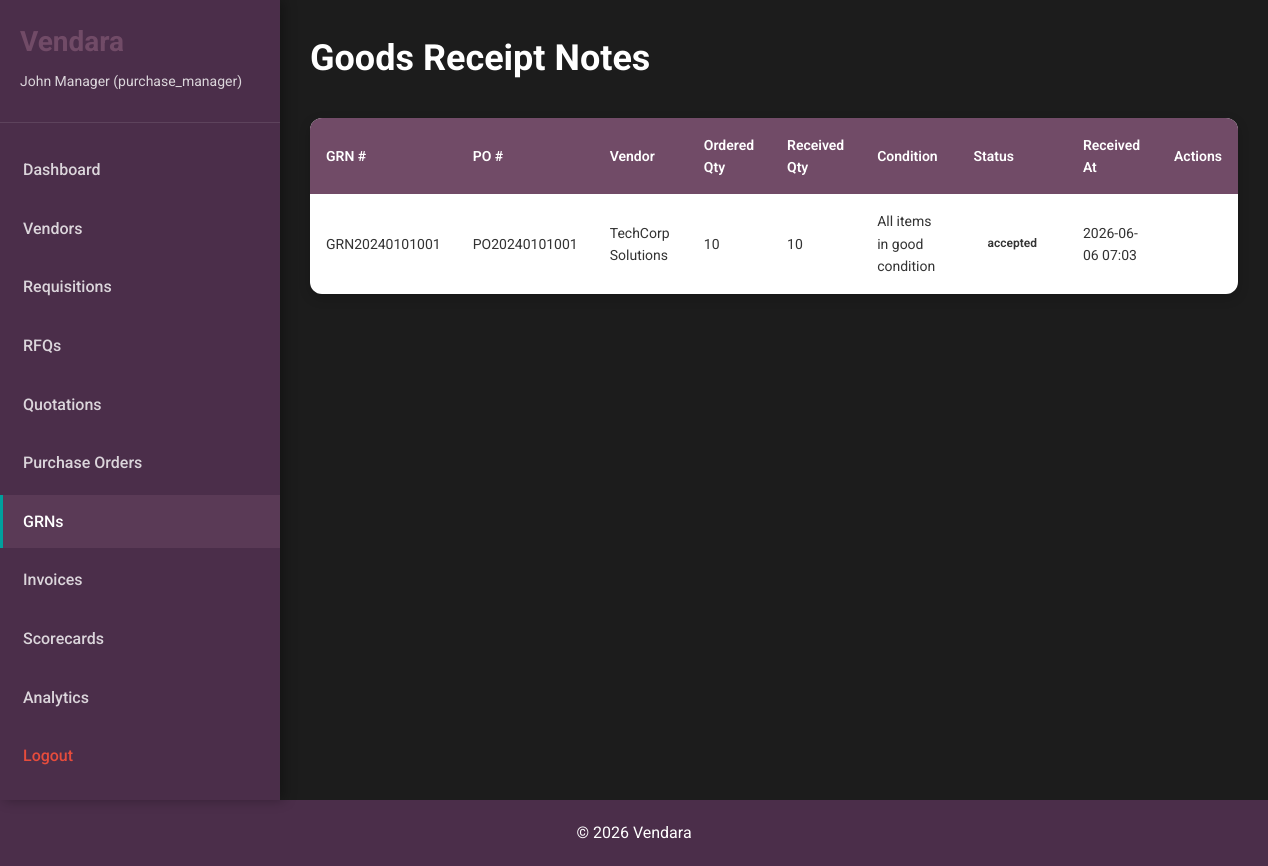
The app's page /grns (signed in) with its own data.
### app.py (models this page shows)
class GRN(db.Model):
    __tablename__ = 'grns'
    id = db.Column(db.Integer, primary_key=True)
    grn_number = db.Column(db.String(50), unique=True, nullable=False)
    po_id = db.Column(db.Integer, db.ForeignKey('purchase_orders.id'), nullable=False)
    received_quantity = db.Column(db.Integer, nullable=False)
    ordered_quantity = db.Column(db.Integer, nullable=False)
    condition_check = db.Column(db.Text)
    status = db.Column(db.String(20), default='pending')
    received_by = db.Column(db.Integer, db.ForeignKey('users.id'), nullable=False)
    received_at = db.Column(db.DateTime, default=datetime.utcnow)
    remarks = db.Column(db.Text)
    po = db.relationship('PurchaseOrder', backref='grns')
    receiver = db.relationship('User', backref='received_grns')

class PurchaseOrder(db.Model):
    __tablename__ = 'purchase_orders'
    id = db.Column(db.Integer, primary_key=True)
    po_number = db.Column(db.String(50), unique=True, nullable=False)
    quotation_id = db.Column(db.Integer, db.ForeignKey('quotations.id'), nullable=False)
    vendor_id = db.Column(db.Integer, db.ForeignKey('vendors.id'), nullable=False)
    item_name = db.Column(db.String(200), nullable=False)
    quantity = db.Column(db.Integer, nullable=False)
    unit = db.Column(db.String(20), nullable=False)
    unit_price = db.Column(db.Float, nullable=False)
    total_amount = db.Column(db.Float, nullable=False)
    gst_amount = db.Column(db.Float, nullable=False)
    grand_total = db.Column(db.Float, nullable=False)
    delivery_date = db.Column(db.Date, nullable=False)
    payment_terms = db.Column(db.Text)
    status = db.Column(db.String(20), default='pending')
    created_by = db.Column(db.Integer, db.ForeignKey('users.id'), nullable=False)
    created_at = db.Column(db.DateTime, default=datetime.utcnow)
    quotation = db.relationship('Quotation', backref='purchase_orders')
    vendor = db.relationship('Vendor', backref='purchase_orders')
    creator = db.relationship('User', backref='created_pos')

class Vendor(db.Model):
    __tablename__ = 'vendors'
    id = db.Column(db.Integer, primary_key=True)
    vendor_id = db.Column(db.String(50), unique=True, nullable=False)
    company_name = db.Column(db.String(200), nullable=False)
    gst_number = db.Column(db.String(20), nullable=False)
    category = db.Column(db.String(100), nullable=False)
    contact_person = db.Column(db.String(100), nullable=False)
    email = db.Column(db.String(100), nullable=False)
    phone = db.Column(db.String(20), nullable=False)
    address = db.Column(db.Text)
    bank_name = db.Column(db.String(100))
    bank_account = db.Column(db.String(50))
    ifsc_code = db.Column(db.String(20))
    documents = db.Column(db.Text)
    status = db.Column(db.String(20), default='pending')
    approved_by = db.Column(db.Integer, db.ForeignKey('users.id'))
    approved_at = db.Column(db.DateTime)
    created_at = db.Column(db.DateTime, default=datetime.utcnow)
    approver = db.relationship('User', backref='approved_vendors')

### app.py (the view)
@app.route('/grns')
@login_required
def grns():
    grns = GRN.query.order_by(GRN.received_at.desc()).all()
    return render_template('grns.html', grns=grns, action='view')

### app.py (called while the page is built)
def is_logged_in():
    return 'user_id' in session

def login_required(f):
    from functools import wraps
    @wraps(f)
    def decorated_function(*args, **kwargs):
        if not is_logged_in():
            flash('Please login to access this page.', 'warning')
            return redirect(url_for('login'))
        return f(*args, **kwargs)
    return decorated_function

### templates/grns.html (shortened to what this page needs)
{% extends "base.html" %}
{% block content %}
<div class="dashboard-container">
    <aside class="sidebar">
        <div class="sidebar-header">
            <h2>Vendara</h2>
            <p>{{ session.user_name }} ({{ session.user_role }})</p>
        </div>
        <nav class="sidebar-nav">
            <ul>
                <li>
                    <a href="{{ url_for('dashboard') }}">Dashboard</a>
                </li>
                <li>
                    <a href="{{ url_for('vendors') }}">Vendors</a>
                </li>
                <li>
                    <a href="{{ url_for('requisitions') }}">Requisitions</a>
                </li>
                <li>
                    <a href="{{ url_for('rfqs') }}">RFQs</a>
                </li>
                <li>
                    <a href="{{ url_for('quotations') }}">Quotations</a>
                </li>
                <li>
                    <a href="{{ url_for('purchase_orders') }}">Purchase Orders</a>
                </li>
                <li class="active">
                    <a href="{{ url_for('grns') }}">GRNs</a>
                </li>
                <li>
                    <a href="{{ url_for('invoices') }}">Invoices</a>
                </li>
                <li>
                    <a href="{{ url_for('scorecards') }}">Scorecards</a>
                </li>
                <li>
                    <a href="{{ url_for('analytics') }}">Analytics</a>
                </li>
                <li>
                    <a href="{{ url_for('logout') }}" class="logout">Logout</a>
                </li>
            </ul>
        </nav>
    </aside>
    <main class="main-content">
        <div class="content-header">
            <h1>Goods Receipt Notes</h1>
        </div>
        <div class="table-container">
            <table class="table">
                <thead>
                    <tr>
                        <th>GRN #</th>
                        <th>PO #</th>
                        <th>Vendor</th>
                        <th>Ordered Qty</th>
                        <th>Received Qty</th>
                        <th>Condition</th>
                        <th>Status</th>
                        <th>Received At</th>
                        <th>Actions</th>
                    </tr>
                </thead>
                <tbody>
                    {% if grns %}
                        {% for grn in grns %}
                        <tr>
                            <td>{{ grn.grn_number }}</td>
                            <td>{{ grn.po.po_number }}</td>
                            <td>{{ grn.po.vendor.company_name }}</td>
                            <td>{{ grn.ordered_quantity }}</td>
                            <td>{{ grn.received_quantity }}</td>
                            <td>{{ grn.condition_check if grn.condition_check else '-' }}</td>
                            <td>
                                <span class="status status-{{ grn.status }}">{{ grn.status }}</span>
                            </td>
                            <td>{{ grn.received_at.strftime('%Y-%m-%d %H:%M') }}</td>
                            <td>
                            </td>
                        </tr>
                        {% endfor %}
                    {% else %}
                        <tr>
                            <td colspan="9" class="no-data">No GRNs found</td>
                        </tr>
                    {% endif %}
                </tbody>
            </table>
        </div>
    </main>
</div>
{% endblock %}

### static/style.css (style rules this page uses)
* { margin: 0; padding: 0; box-sizing: border-box; }
body { font-family: 'Roboto', 'Segoe UI', Tahoma, Geneva, Verdana, sans-serif; background-color: #1C1C1C; color: #FFFFFF; line-height: 1.6; }
.dashboard-container { display: flex; min-height: 100vh; }
.sidebar { width: 280px; background: #4B2E4A; color: white; padding: 20px 0; position: fixed; height: 100vh; overflow-y: auto; box-shadow: 4px 0 12px rgba(0,0,0,0.3); }
.sidebar-header { padding: 0 20px 30px; border-bottom: 1px solid rgba(255,255,255,0.1); }
.sidebar-header h2 { font-size: 28px; margin-bottom: 5px; font-weight: 700; color: #714B67; }
.sidebar-header p { font-size: 14px; opacity: 0.8; }
.sidebar-nav ul { list-style: none; padding: 20px 0; }
.sidebar-nav ul li { margin-bottom: 5px; }
.sidebar-nav ul li a { display: block; padding: 14px 20px; color: rgba(255,255,255,0.8); text-decoration: none; transition: all 0.3s; border-left: 3px solid transparent; font-weight: 500; }
.sidebar-nav ul li.active a { background: rgba(113, 75, 103, 0.4); color: white; border-left-color: #00A09D; }
.sidebar-nav ul li a.logout { color: #E74C3C; }
.main-content { flex: 1; margin-left: 280px; padding: 30px; background: #1C1C1C; }
.content-header { display: flex; justify-content: space-between; align-items: center; margin-bottom: 30px; }
.content-header h1 { color: #FFFFFF; font-size: 36px; font-weight: 700; }
.table-container { background: #FFFFFF; border-radius: 12px; box-shadow: 0 4px 12px rgba(0,0,0,0.2); overflow-x: auto; }
.table { width: 100%; border-collapse: collapse; }
.table thead { background: #714B67; color: white; }
.table thead th { padding: 16px; text-align: left; font-weight: 600; font-size: 14px; }
.table tbody tr { border-bottom: 1px solid #E0E0E0; }
.table tbody td { padding: 16px; font-size: 14px; color: #333; }
.table tbody tr:last-child { border-bottom: none; }
.status { display: inline-block; padding: 6px 14px; border-radius: 20px; font-size: 12px; font-weight: 600; }

### records on screen
GRN: grn_number "GRN20240101001", po.po_number "PO20240101001", po.vendor.company_name "TechCorp Solutions", ordered_quantity "10", received_quantity "10", condition_check "All items in good condition", status "accepted", received_at "2026-06-06 07:03"

### other values on screen
{{ session.user_name }} "John Manager"
{{ session.user_role }} "purchase_manager"
